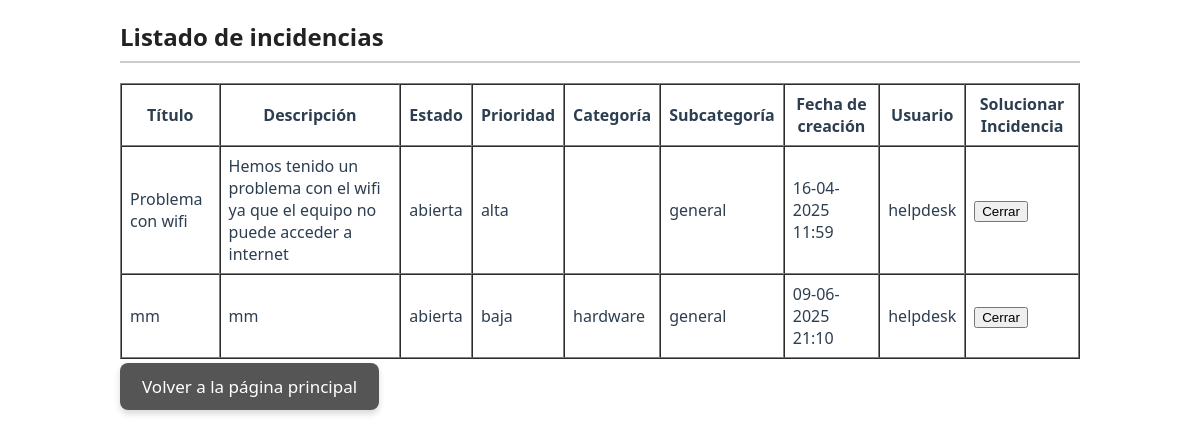
The page /listadoIncidencias.php (signed in) on the database its author committed.
### tables this page shows
CREATE TABLE `incidencias` (
  `id` int NOT NULL,
  `Título` varchar(150) NOT NULL,
  `Descripción` text NOT NULL,
  `Estado` enum('abierta','cerrada') NOT NULL,
  `Prioridad` enum('baja','media','alta') NOT NULL,
  `FechaCreación` datetime NOT NULL,
  `idUsuario` int NOT NULL,
  `Categoria` enum('hardware','software','redes','otros') DEFAULT NULL,
  `Subcategoria` varchar(100) DEFAULT 'general'
);

CREATE TABLE `usuarios` (
  `id` int NOT NULL,
  `Nombre` varchar(100) NOT NULL,
  `Email` varchar(100) NOT NULL,
  `Contraseña` varchar(255) NOT NULL,
  `Rol` enum('admin','usuario') NOT NULL
);

### listadoIncidencias.php (the view, shortened to what this page needs)
<?php
require 'db.php';
?>
<!DOCTYPE html>
<html>
<head>
    <link rel="stylesheet" href="estilos.css">
</head>
<body>
    <h2>Listado de incidencias</h2>
    <table border="1" cellpadding="8" cellspacing="0">
        <tr>
            <th>Título</th>
            <th>Descripción</th>
            <th>Estado</th>
            <th>Prioridad</th>
            <th>Categoría</th>
            <th>Subcategoría</th>
            <th>Fecha de creación</th>
            <th>Usuario</th>
            <th>Solucionar Incidencia</th>
        </tr>
        <?php
        $sql = "SELECT i.id, i.Título, i.Descripción, i.Estado, i.Prioridad, i.Categoria, i.Subcategoria, i.FechaCreación, u.Nombre
                FROM incidencias i
                JOIN usuarios u ON i.IdUsuario = u.id";
        $resultado = $conn->query($sql);
        if ($resultado->num_rows > 0) {
            while ($fila = $resultado->fetch_assoc()) {
    echo "<tr>";
    echo "<td>" . htmlspecialchars($fila['Título']) . "</td>";
    echo "<td>" . htmlspecialchars($fila['Descripción']) . "</td>";
    echo "<td>" . htmlspecialchars($fila['Estado']) . "</td>";
    echo "<td>" . htmlspecialchars($fila['Prioridad']) . "</td>";
    echo "<td>" . htmlspecialchars($fila['Categoria']) . "</td>";
    echo "<td>" . htmlspecialchars($fila['Subcategoria']) . "</td>";
    echo "<td>" . date('d-m-Y H:i', strtotime($fila['FechaCreación'])) . "</td>";
    echo "<td>" . htmlspecialchars($fila['Nombre']) . "</td>";
    	if ($fila['Estado'] === 'abierta') {
        	echo "<td>
    			<form action='cerrarIncidencia.php' method='POST' style='display:inline;'>
        		<input type='hidden' name='id' value='" . $fila['id'] . "'>
        		<input type='submit' value='Cerrar' onclick='return confirm(\"¿Estás seguro de que quieres cerrar esta incidencia?\");'>
    			</form>
		</td>";
    } else {
        echo "<td>-</td>";
    }
    echo "</tr>";
}
        } else {
            echo "<tr><td colspan='6'>No hay incidencias registradas.</td></tr>";
        }
        ?>
    </table>
    <p><a href="panel.php" class="btn">Volver a la página principal</a></p>
</body>
</html>

### estilos.css (style rules this page uses)
body { font-family: 'Segoe UI', Tahoma, Geneva, Verdana, sans-serif; background-color: #ffffff; margin: 20px auto; max-width: 960px; color: #2c3e50; }
h2 { color: #222222; border-bottom: 2px solid #cccccc; padding-bottom: 8px; margin-bottom: 20px; }
.btn { background-color: #555555; color: #fff; padding: 12px 22px; margin: 10px 5px 10px 0; border: none; border-radius: 8px; cursor: pointer; text-decoration: none; font-size: 17px; box-shadow: 0 4px 6px rgba(0,0,0,0.15); transition: background-color 0.25s ease, box-shadow 0.25s ease; }

### rows shown on the page
incidencias: Título "Problema con wifi", Descripción "Hemos tenido un problema con el wifi ya que el equipo no puede acceder a internet", Estado "abierta", Prioridad "alta", Subcategoria "general", FechaCreación "16-04-2025 11:59", idUsuario.Nombre "helpdesk"
incidencias: Título "mm", Descripción "mm", Estado "abierta", Prioridad "baja", Categoria "hardware", Subcategoria "general", FechaCreación "09-06-2025 21:10", idUsuario.Nombre "helpdesk"
